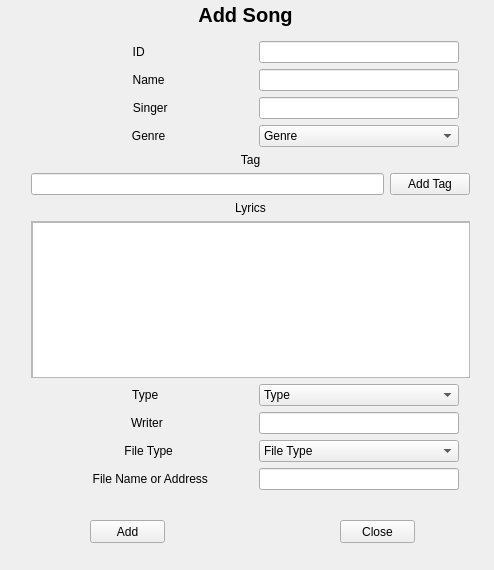
<?xml version="1.0" encoding="UTF-8"?>
<ui version="4.0">
 <class>AddSong</class>
 <widget class="QWidget" name="AddSong">
  <property name="geometry">
   <rect>
    <x>0</x>
    <y>0</y>
    <width>494</width>
    <height>570</height>
   </rect>
  </property>
  <property name="windowTitle">
   <string>AddSong</string>
  </property>
  <widget class="QLabel" name="label">
   <property name="geometry">
    <rect>
     <x>0</x>
     <y>-1</y>
     <width>491</width>
     <height>31</height>
    </rect>
   </property>
   <property name="font">
    <font>
     <pointsize>15</pointsize>
     <weight>75</weight>
     <bold>true</bold>
    </font>
   </property>
   <property name="text">
    <string>Add Song</string>
   </property>
   <property name="alignment">
    <set>Qt::AlignCenter</set>
   </property>
  </widget>
  <widget class="QWidget" name="verticalLayoutWidget">
   <property name="geometry">
    <rect>
     <x>20</x>
     <y>30</y>
     <width>461</width>
     <height>471</height>
    </rect>
   </property>
   <layout class="QVBoxLayout" name="verticalLayout">
    <item>
     <layout class="QHBoxLayout" name="horizontalLayout">
      <item>
       <widget class="QLabel" name="label_2">
        <property name="maximumSize">
         <size>
          <width>200</width>
          <height>16777215</height>
         </size>
        </property>
        <property name="text">
         <string>                    ID                      </string>
        </property>
        <property name="alignment">
         <set>Qt::AlignCenter</set>
        </property>
       </widget>
      </item>
      <item>
       <widget class="QLineEdit" name="edit_id">
        <property name="maximumSize">
         <size>
          <width>200</width>
          <height>16777215</height>
         </size>
        </property>
       </widget>
      </item>
     </layout>
    </item>
    <item>
     <layout class="QHBoxLayout" name="horizontalLayout_4">
      <item>
       <widget class="QLabel" name="label_3">
        <property name="maximumSize">
         <size>
          <width>200</width>
          <height>16777215</height>
         </size>
        </property>
        <property name="text">
         <string>                    Name                </string>
        </property>
        <property name="alignment">
         <set>Qt::AlignCenter</set>
        </property>
       </widget>
      </item>
      <item>
       <widget class="QLineEdit" name="edit_name">
        <property name="maximumSize">
         <size>
          <width>200</width>
          <height>16777215</height>
         </size>
        </property>
       </widget>
      </item>
     </layout>
    </item>
    <item>
     <layout class="QHBoxLayout" name="horizontalLayout_2">
      <item>
       <widget class="QLabel" name="label_4">
        <property name="maximumSize">
         <size>
          <width>200</width>
          <height>16777215</height>
         </size>
        </property>
        <property name="text">
         <string>                    Singer               </string>
        </property>
        <property name="alignment">
         <set>Qt::AlignCenter</set>
        </property>
       </widget>
      </item>
      <item>
       <widget class="QLineEdit" name="edit_singer">
        <property name="maximumSize">
         <size>
          <width>200</width>
          <height>16777215</height>
         </size>
        </property>
       </widget>
      </item>
     </layout>
    </item>
    <item>
     <layout class="QHBoxLayout" name="horizontalLayout_3">
      <item>
       <widget class="QLabel" name="label_7">
        <property name="maximumSize">
         <size>
          <width>200</width>
          <height>16777215</height>
         </size>
        </property>
        <property name="text">
         <string>                    Genre                </string>
        </property>
        <property name="alignment">
         <set>Qt::AlignCenter</set>
        </property>
       </widget>
      </item>
      <item>
       <widget class="QComboBox" name="edit_genre">
        <property name="minimumSize">
         <size>
          <width>0</width>
          <height>0</height>
         </size>
        </property>
        <property name="maximumSize">
         <size>
          <width>200</width>
          <height>16777215</height>
         </size>
        </property>
        <item>
         <property name="text">
          <string>Genre</string>
         </property>
        </item>
        <item>
         <property name="text">
          <string>Pop</string>
         </property>
        </item>
        <item>
         <property name="text">
          <string>Ballad</string>
         </property>
        </item>
        <item>
         <property name="text">
          <string>Rock</string>
         </property>
        </item>
        <item>
         <property name="text">
          <string>HipHop</string>
         </property>
        </item>
        <item>
         <property name="text">
          <string>EDM</string>
         </property>
        </item>
        <item>
         <property name="text">
          <string>Jazz</string>
         </property>
        </item>
        <item>
         <property name="text">
          <string>Classic</string>
         </property>
        </item>
        <item>
         <property name="text">
          <string>NewAge</string>
         </property>
        </item>
       </widget>
      </item>
     </layout>
    </item>
    <item>
     <widget class="QLabel" name="label_8">
      <property name="text">
       <string>Tag</string>
      </property>
      <property name="alignment">
       <set>Qt::AlignCenter</set>
      </property>
     </widget>
    </item>
    <item>
     <layout class="QHBoxLayout" name="horizontalLayout_5">
      <item>
       <widget class="QLineEdit" name="edit_tag"/>
      </item>
      <item>
       <widget class="QPushButton" name="push_tag">
        <property name="text">
         <string>Add Tag</string>
        </property>
       </widget>
      </item>
     </layout>
    </item>
    <item>
     <widget class="QLabel" name="label_9">
      <property name="text">
       <string>Lyrics</string>
      </property>
      <property name="alignment">
       <set>Qt::AlignCenter</set>
      </property>
     </widget>
    </item>
    <item>
     <widget class="QScrollArea" name="scrollArea">
      <property name="widgetResizable">
       <bool>true</bool>
      </property>
      <widget class="QWidget" name="scrollAreaWidgetContents">
       <property name="geometry">
        <rect>
         <x>0</x>
         <y>0</y>
         <width>457</width>
         <height>176</height>
        </rect>
       </property>
       <widget class="QTextEdit" name="edit_lyrics">
        <property name="geometry">
         <rect>
          <x>0</x>
          <y>0</y>
          <width>458</width>
          <height>381</height>
         </rect>
        </property>
       </widget>
      </widget>
     </widget>
    </item>
    <item>
     <layout class="QHBoxLayout" name="horizontalLayout_7">
      <item>
       <widget class="QLabel" name="label_6">
        <property name="maximumSize">
         <size>
          <width>200</width>
          <height>16777215</height>
         </size>
        </property>
        <property name="text">
         <string>                    Type                  </string>
        </property>
        <property name="alignment">
         <set>Qt::AlignCenter</set>
        </property>
       </widget>
      </item>
      <item>
       <widget class="QComboBox" name="edit_type">
        <property name="maximumSize">
         <size>
          <width>200</width>
          <height>16777215</height>
         </size>
        </property>
        <item>
         <property name="text">
          <string>Type</string>
         </property>
        </item>
        <item>
         <property name="text">
          <string>Pop</string>
         </property>
        </item>
        <item>
         <property name="text">
          <string>Instrumental</string>
         </property>
        </item>
       </widget>
      </item>
     </layout>
    </item>
    <item>
     <layout class="QHBoxLayout" name="horizontalLayout_8">
      <item>
       <widget class="QLabel" name="label_10">
        <property name="maximumSize">
         <size>
          <width>200</width>
          <height>16777215</height>
         </size>
        </property>
        <property name="text">
         <string>                    Writer                 </string>
        </property>
        <property name="alignment">
         <set>Qt::AlignCenter</set>
        </property>
       </widget>
      </item>
      <item>
       <widget class="QLineEdit" name="edit_writer">
        <property name="maximumSize">
         <size>
          <width>200</width>
          <height>16777215</height>
         </size>
        </property>
       </widget>
      </item>
     </layout>
    </item>
    <item>
     <layout class="QHBoxLayout" name="horizontalLayout_9">
      <item>
       <widget class="QLabel" name="label_11">
        <property name="maximumSize">
         <size>
          <width>200</width>
          <height>16777215</height>
         </size>
        </property>
        <property name="text">
         <string>                  File Type              </string>
        </property>
        <property name="alignment">
         <set>Qt::AlignCenter</set>
        </property>
       </widget>
      </item>
      <item>
       <widget class="QComboBox" name="edit_ftype">
        <property name="maximumSize">
         <size>
          <width>200</width>
          <height>16777215</height>
         </size>
        </property>
        <item>
         <property name="text">
          <string>File Type</string>
         </property>
        </item>
        <item>
         <property name="text">
          <string>File</string>
         </property>
        </item>
        <item>
         <property name="text">
          <string>URL</string>
         </property>
        </item>
       </widget>
      </item>
     </layout>
    </item>
    <item>
     <layout class="QHBoxLayout" name="horizontalLayout_6">
      <item>
       <widget class="QLabel" name="label_5">
        <property name="maximumSize">
         <size>
          <width>200</width>
          <height>16777215</height>
         </size>
        </property>
        <property name="text">
         <string>          File Name or Address     </string>
        </property>
        <property name="alignment">
         <set>Qt::AlignCenter</set>
        </property>
       </widget>
      </item>
      <item>
       <widget class="QLineEdit" name="edit_fname">
        <property name="maximumSize">
         <size>
          <width>200</width>
          <height>16777215</height>
         </size>
        </property>
       </widget>
      </item>
     </layout>
    </item>
   </layout>
  </widget>
  <widget class="QPushButton" name="push_add">
   <property name="geometry">
    <rect>
     <x>90</x>
     <y>520</y>
     <width>75</width>
     <height>23</height>
    </rect>
   </property>
   <property name="text">
    <string>Add</string>
   </property>
  </widget>
  <widget class="QPushButton" name="push_close">
   <property name="geometry">
    <rect>
     <x>340</x>
     <y>520</y>
     <width>75</width>
     <height>23</height>
    </rect>
   </property>
   <property name="text">
    <string>Close</string>
   </property>
  </widget>
 </widget>
 <layoutdefault spacing="6" margin="11"/>
 <resources/>
 <connections/>
</ui>
